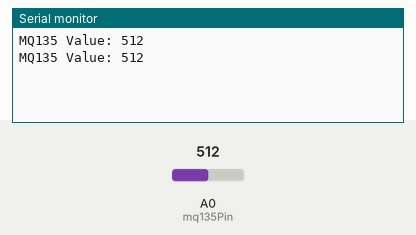
A sketch run on a simulated Arduino Uno, built with avr-gcc and run on an emulated ATmega328P. On the bench: the last lines printed to the serial monitor. The inputs (shaded band) are chosen by the test bench; at power-on: A0 (mq135Pin) = 512.

Above: at 1.8 s.
1.9 s: A0 (mq135Pin) set to 716
At 2.8 s:
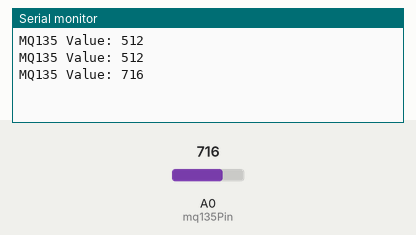
3.4 s: A0 (mq135Pin) set to 900
At 4.8 s:
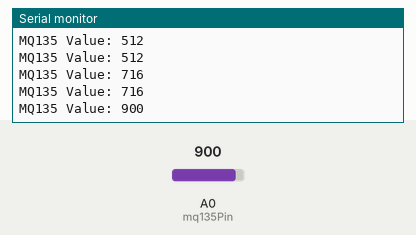
Timing chart, 0 to 6.4 s (numbered marks = the images above; inputs shaded):
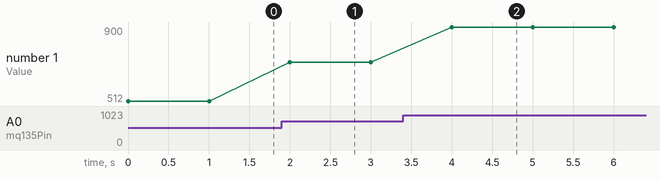

Measured:
- after the input at 1.9 s, the serial monitor: prints a new line after 0.10 s (image 1)
- after the input at 3.4 s, the serial monitor: prints a new line after 0.60 s (image 2)
- plotted number 1: 512 → 716 after the input at 1.9 s, 716 → 900 after the input at 3.4 s

The sketch:

test_mq135.ino
```cpp
int mq135Pin = A0;

void setup() {
  Serial.begin(9600);
  pinMode(mq135Pin, INPUT);
}

void loop() {
  int value = analogRead(mq135Pin);
  Serial.print("MQ135 Value: ");
  Serial.println(value);
  delay(1000);
}
```
